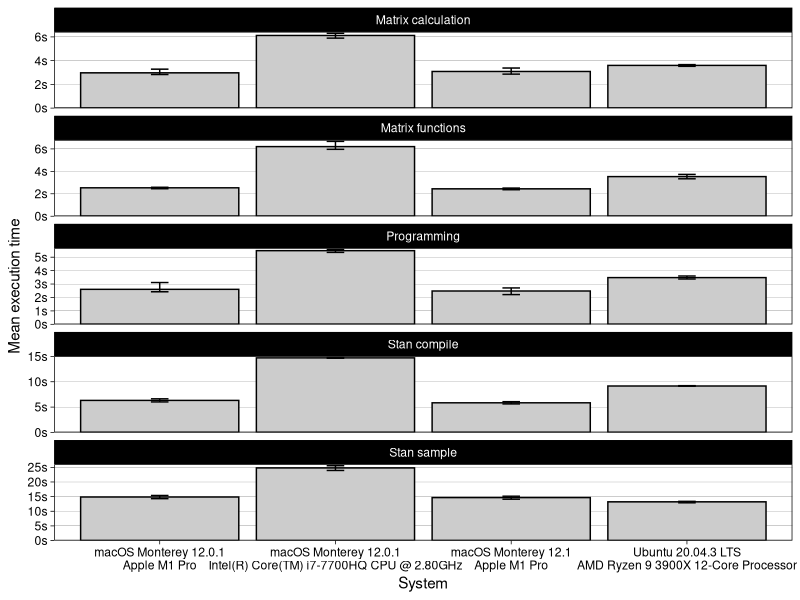

Here is the R script that generated this plot:
## ---- chunk 1
library(tidyverse)
knitr::opts_chunk$set(fig.retina = 2)
d <- read_csv("results.csv")

# Take the latest tests and ignore BLAS/LAPACK
d <- d %>% 
  arrange(cpu, os, date) %>% 
  distinct(cpu, os, date, expr, .keep_all = TRUE)

theme_set(
  theme_linedraw() +
    theme(
      panel.grid.major.x = element_blank(),
      panel.grid.minor.x = element_blank(),
      panel.grid.minor.y = element_blank()
    )
)
## ---- chunk 2
d %>% 
  ggplot(aes(paste(os, cpu, sep = "\n"), mean)) +
  scale_y_continuous(
    "Mean execution time", 
    expand = expansion(c(0, .02)),
    labels = ~str_glue("{.}s")
  ) +
  scale_x_discrete("System") +
  geom_col(fill = "gray80", col = "black") +
  geom_errorbar(aes(ymin = min, ymax = max), width = .1) +
  facet_wrap("expr", ncol = 1, scales = "free_y")
